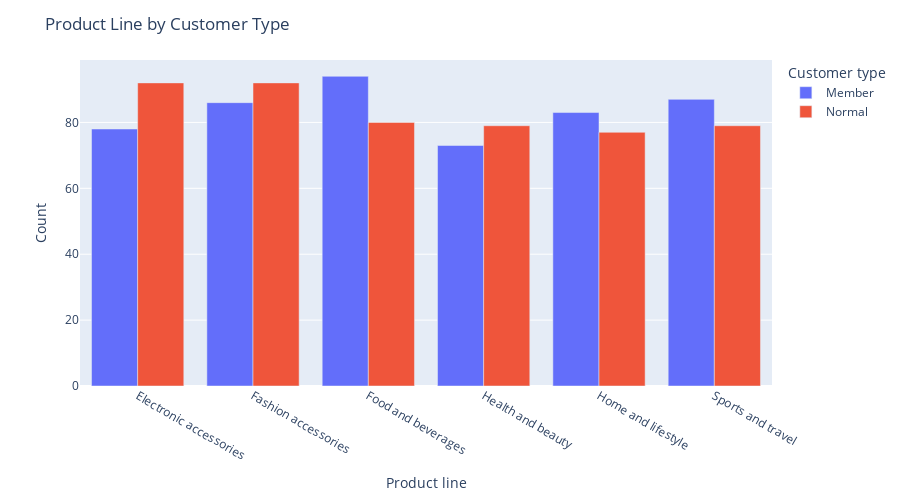

The notebook cell saved with this chart:
### Code cell
# Product line by Customer Type
customer = df.groupby(['Product line','Customer type']).size().reset_index()
customer.columns=['Product line', 'Customer type', 'Count']

#Grouped bar chart
fig =px.bar(customer, x = 'Product line', y='Count', color='Customer type', barmode='group')

#layouts
fig.update_layout(
    height = 500,
    width = 900,
    title = 'Product Line by Customer Type'
)

### Figure 1 — Plotly figure (JSON) as saved in the notebook; plotly's stock layout.template omitted (floating-point values rounded to 4 significant figures)
{"data": [{"alignmentgroup": "True", "hovertemplate": "Customer type=Member<br>Product line=%{x}<br>Count=%{y}<extra></extra>", "legendgroup": "Member", "marker": {"color": "#636efa", "pattern": {"shape": ""}}, "name": "Member", "offsetgroup": "Member", "orientation": "v", "showlegend": true, "textposition": "auto", "type": "bar", "x": ["Electronic accessories", "Fashion accessories", "Food and beverages", "Health and beauty", "Home and lifestyle", "Sports and travel"], "xaxis": "x", "y": [78, 86, 94, 73, 83, 87], "yaxis": "y"}, {"alignmentgroup": "True", "hovertemplate": "Customer type=Normal<br>Product line=%{x}<br>Count=%{y}<extra></extra>", "legendgroup": "Normal", "marker": {"color": "#EF553B", "pattern": {"shape": ""}}, "name": "Normal", "offsetgroup": "Normal", "orientation": "v", "showlegend": true, "textposition": "auto", "type": "bar", "x": ["Electronic accessories", "Fashion accessories", "Food and beverages", "Health and beauty", "Home and lifestyle", "Sports and travel"], "xaxis": "x", "y": [92, 92, 80, 79, 77, 79], "yaxis": "y"}], "layout": {"barmode": "group", "height": 500, "legend": {"title": {"text": "Customer type"}, "tracegroupgap": 0}, "margin": {"t": 60}, "title": {"text": "Product Line by Customer Type"}, "width": 900, "xaxis": {"anchor": "y", "domain": [0, 1], "title": {"text": "Product line"}}, "yaxis": {"anchor": "x", "domain": [0, 1], "title": {"text": "Count"}}}}
